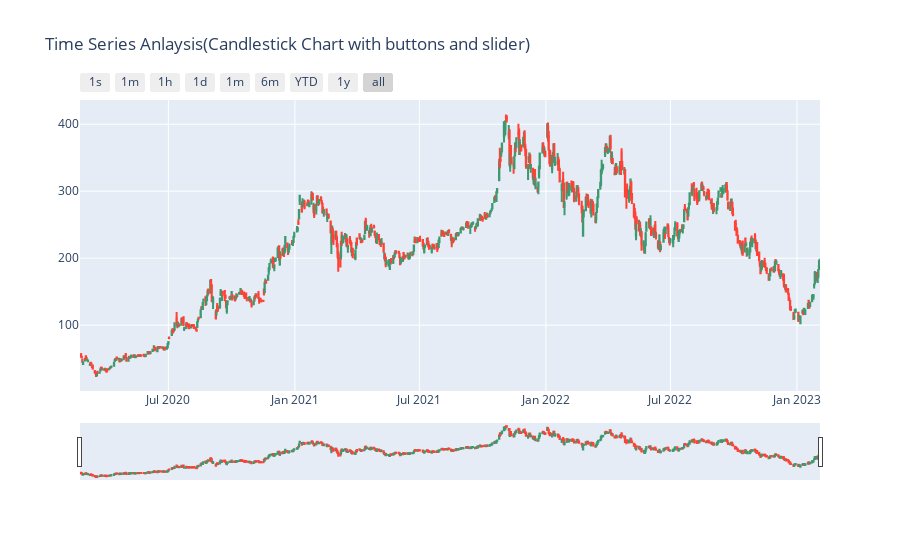

The cell this chart's notebook holds for it:
### Code cell
figure = go.Figure(data = [go.Candlestick(x = df.index,
                            open = df["Open"],
                            high= df["High"],
                            low = df["Low"],
                            close = df["Close"])])
figure.update_layout(title = "Time Series Anlaysis(Candlestick Chart with buttons and slider)")

figure.update_xaxes(
                    rangeslider_visible = True,
                    rangeselector = dict(
                        buttons = list([
                            dict(count = 1, label = "1s", step = "second", stepmode = "backward"),
                            dict(count = 1, label = "1m", step = "minute", stepmode = "backward"),
                            dict(count = 1, label = "1h", step = "hour", stepmode = "backward"),
                            dict(count = 1, label = "1d", step = "day", stepmode = "backward"),
                            dict(count = 1, label = "1m", step = "month", stepmode = "backward"),
                            dict(count = 6, label = "6m", step = "month", stepmode = "backward"),
                            dict(count = 1, label = "YTD", step = "year", stepmode = "todate"),
                            dict(count = 1, label = "1y", step = "year", stepmode = "backward"),
                            dict(step = "all")
                    ])
)
)

figure.show()

### Figure 1 — Plotly figure (JSON) as saved in the notebook; plotly's stock layout.template omitted (floating-point values rounded to 4 significant figures; data arrays with more than 128 entries replaced by an {"elided": "..."} marker saying what was removed)
{"data": [{"close": {"elided": "744 float values"}, "high": {"elided": "744 float values"}, "low": {"elided": "744 float values"}, "open": {"elided": "744 float values"}, "type": "candlestick", "x": {"elided": "744 str values"}}], "layout": {"title": {"text": "Time Series Anlaysis(Candlestick Chart with buttons and slider)"}, "xaxis": {"rangeselector": {"buttons": [{"count": 1, "label": "1s", "step": "second", "stepmode": "backward"}, {"count": 1, "label": "1m", "step": "minute", "stepmode": "backward"}, {"count": 1, "label": "1h", "step": "hour", "stepmode": "backward"}, {"count": 1, "label": "1d", "step": "day", "stepmode": "backward"}, {"count": 1, "label": "1m", "step": "month", "stepmode": "backward"}, {"count": 6, "label": "6m", "step": "month", "stepmode": "backward"}, {"count": 1, "label": "YTD", "step": "year", "stepmode": "todate"}, {"count": 1, "label": "1y", "step": "year", "stepmode": "backward"}, {"step": "all"}]}, "rangeslider": {"visible": true}}}}
